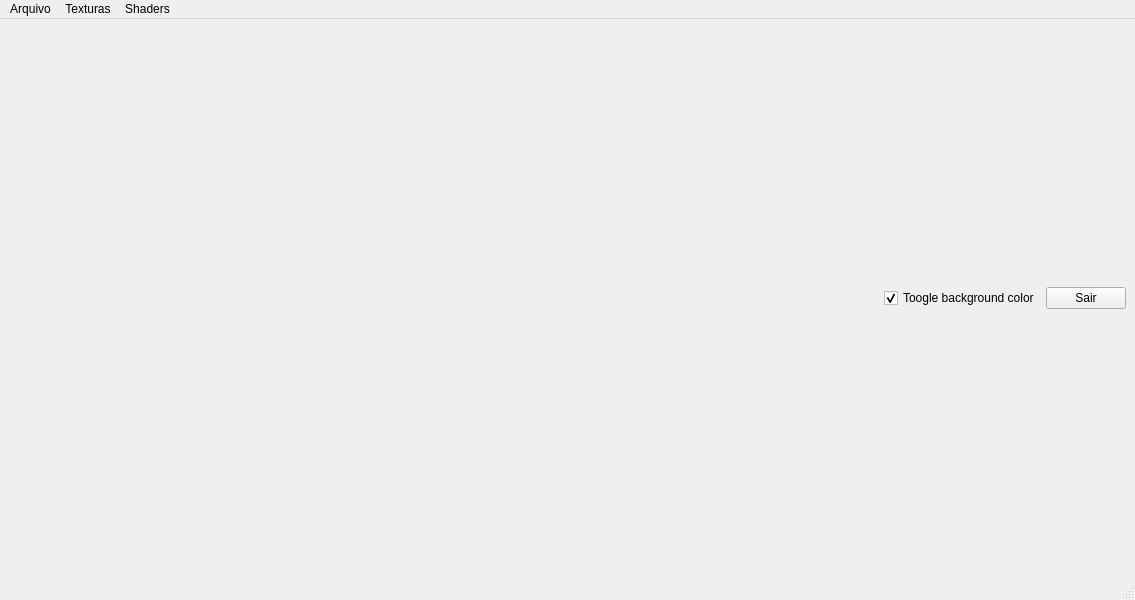
<?xml version="1.0" encoding="UTF-8"?>
<ui version="4.0">
 <class>MainWindow</class>
 <widget class="QMainWindow" name="MainWindow">
  <property name="geometry">
   <rect>
    <x>0</x>
    <y>0</y>
    <width>1135</width>
    <height>600</height>
   </rect>
  </property>
  <property name="minimumSize">
   <size>
    <width>800</width>
    <height>600</height>
   </size>
  </property>
  <property name="windowTitle">
   <string>MainWindow</string>
  </property>
  <widget class="QWidget" name="centralwidget">
   <layout class="QHBoxLayout" name="horizontalLayout">
    <item>
     <widget class="GLWidget" name="widget" native="true">
      <property name="enabled">
       <bool>true</bool>
      </property>
      <property name="minimumSize">
       <size>
        <width>890</width>
        <height>500</height>
       </size>
      </property>
     </widget>
    </item>
    <item>
     <widget class="QCheckBox" name="checkBox">
      <property name="text">
       <string>Toogle background color</string>
      </property>
      <property name="checked">
       <bool>true</bool>
      </property>
     </widget>
    </item>
    <item>
     <widget class="QPushButton" name="pushButton">
      <property name="text">
       <string>Sair</string>
      </property>
     </widget>
    </item>
   </layout>
   <zorder>pushButton</zorder>
   <zorder>checkBox</zorder>
   <zorder>widget</zorder>
  </widget>
  <widget class="QMenuBar" name="menubar">
   <property name="geometry">
    <rect>
     <x>0</x>
     <y>0</y>
     <width>1135</width>
     <height>21</height>
    </rect>
   </property>
   <widget class="QMenu" name="menuArquivo">
    <property name="title">
     <string>Arquivo</string>
    </property>
    <addaction name="actionAbrir"/>
   </widget>
   <widget class="QMenu" name="menuTexturas">
    <property name="title">
     <string>Texturas</string>
    </property>
    <addaction name="actionPredefinida_1"/>
   </widget>
   <widget class="QMenu" name="menuShaders">
    <property name="title">
     <string>Shaders</string>
    </property>
    <addaction name="actionGurro"/>
    <addaction name="actionFong"/>
    <addaction name="actionFong_com_Normal"/>
   </widget>
   <addaction name="menuArquivo"/>
   <addaction name="menuTexturas"/>
   <addaction name="menuShaders"/>
  </widget>
  <widget class="QStatusBar" name="statusbar"/>
  <action name="actionAbrir">
   <property name="text">
    <string>Abrir</string>
   </property>
  </action>
  <action name="actionPredefinida_1">
   <property name="text">
    <string>Predefinida 1</string>
   </property>
  </action>
  <action name="actionGurro">
   <property name="text">
    <string>Gurro (Default)</string>
   </property>
   <property name="toolTip">
    <string>Gurro (Default)</string>
   </property>
  </action>
  <action name="actionFong">
   <property name="text">
    <string>Fong</string>
   </property>
  </action>
  <action name="actionFong_com_Normal">
   <property name="text">
    <string>Normal Textura</string>
   </property>
   <property name="toolTip">
    <string>Phong Normal</string>
   </property>
  </action>
 </widget>
 <customwidgets>
  <customwidget>
   <class>GLWidget</class>
   <extends>QWidget</extends>
   <header>glwidget.h</header>
   <container>1</container>
   <slots>
    <slot>toggleBackgroundColor(bool)</slot>
    <slot>showFileOpenDialog()</slot>
    <slot>loadGouraud()</slot>
    <slot>loadPhongCommon()</slot>
    <slot>loadPhongTexture()</slot>
    <slot>loadPhongNormal()</slot>
    <slot>gurro()</slot>
    <slot>fong()</slot>
    <slot>textura()</slot>
    <slot>normal()</slot>
   </slots>
  </customwidget>
 </customwidgets>
 <resources/>
 <connections>
  <connection>
   <sender>pushButton</sender>
   <signal>clicked()</signal>
   <receiver>MainWindow</receiver>
   <slot>close()</slot>
   <hints>
    <hint type="sourcelabel">
     <x>369</x>
     <y>579</y>
    </hint>
    <hint type="destinationlabel">
     <x>399</x>
     <y>299</y>
    </hint>
   </hints>
  </connection>
  <connection>
   <sender>checkBox</sender>
   <signal>toggled(bool)</signal>
   <receiver>widget</receiver>
   <slot>toggleBackgroundColor(bool)</slot>
   <hints>
    <hint type="sourcelabel">
     <x>193</x>
     <y>550</y>
    </hint>
    <hint type="destinationlabel">
     <x>184</x>
     <y>148</y>
    </hint>
   </hints>
  </connection>
  <connection>
   <sender>actionAbrir</sender>
   <signal>triggered()</signal>
   <receiver>widget</receiver>
   <slot>showFileOpenDialog()</slot>
   <hints>
    <hint type="sourcelabel">
     <x>-1</x>
     <y>-1</y>
    </hint>
    <hint type="destinationlabel">
     <x>184</x>
     <y>148</y>
    </hint>
   </hints>
  </connection>
  <connection>
   <sender>actionFong</sender>
   <signal>triggered()</signal>
   <receiver>widget</receiver>
   <slot>fong()</slot>
   <hints>
    <hint type="sourcelabel">
     <x>-1</x>
     <y>-1</y>
    </hint>
    <hint type="destinationlabel">
     <x>453</x>
     <y>279</y>
    </hint>
   </hints>
  </connection>
  <connection>
   <sender>actionGurro</sender>
   <signal>triggered()</signal>
   <receiver>widget</receiver>
   <slot>gurro()</slot>
   <hints>
    <hint type="sourcelabel">
     <x>-1</x>
     <y>-1</y>
    </hint>
    <hint type="destinationlabel">
     <x>453</x>
     <y>279</y>
    </hint>
   </hints>
  </connection>
  <connection>
   <sender>actionFong_com_Normal</sender>
   <signal>triggered()</signal>
   <receiver>widget</receiver>
   <slot>normal()</slot>
   <hints>
    <hint type="sourcelabel">
     <x>-1</x>
     <y>-1</y>
    </hint>
    <hint type="destinationlabel">
     <x>453</x>
     <y>279</y>
    </hint>
   </hints>
  </connection>
  <connection>
   <sender>actionPredefinida_1</sender>
   <signal>triggered()</signal>
   <receiver>widget</receiver>
   <slot>textura()</slot>
   <hints>
    <hint type="sourcelabel">
     <x>-1</x>
     <y>-1</y>
    </hint>
    <hint type="destinationlabel">
     <x>453</x>
     <y>279</y>
    </hint>
   </hints>
  </connection>
 </connections>
</ui>
